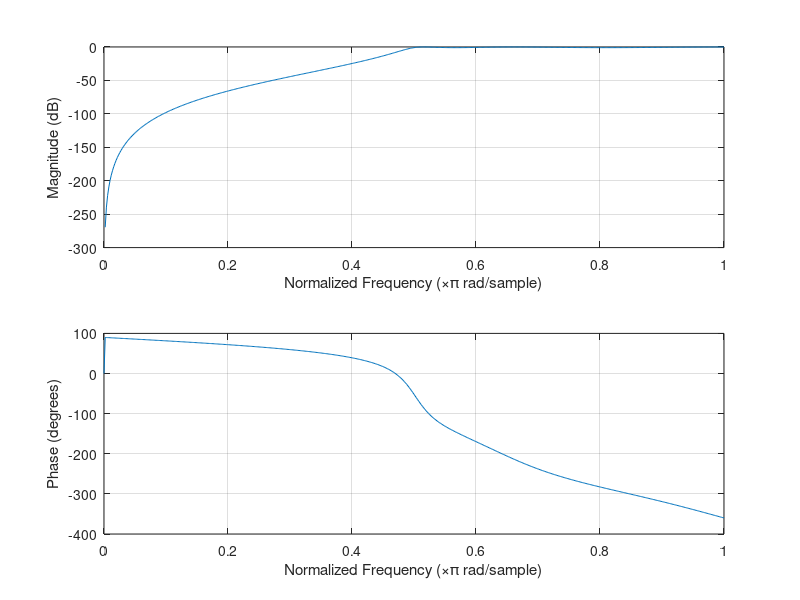
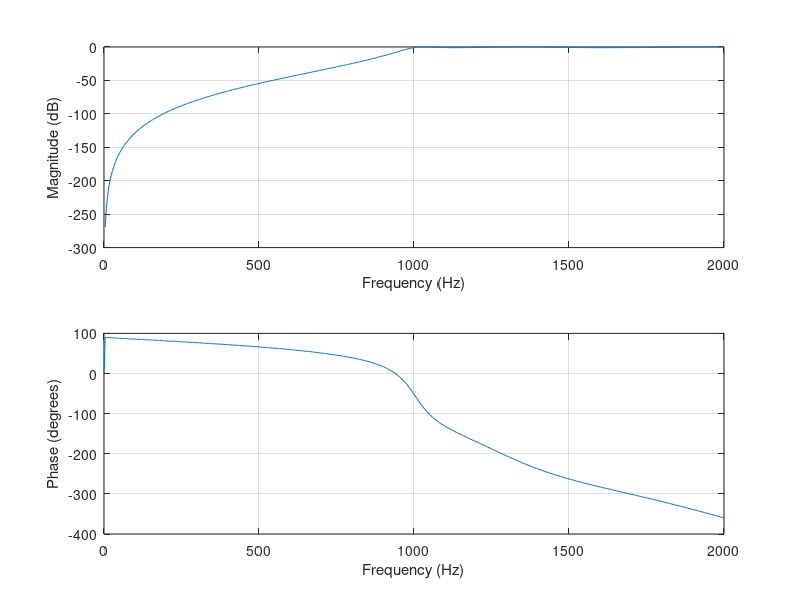
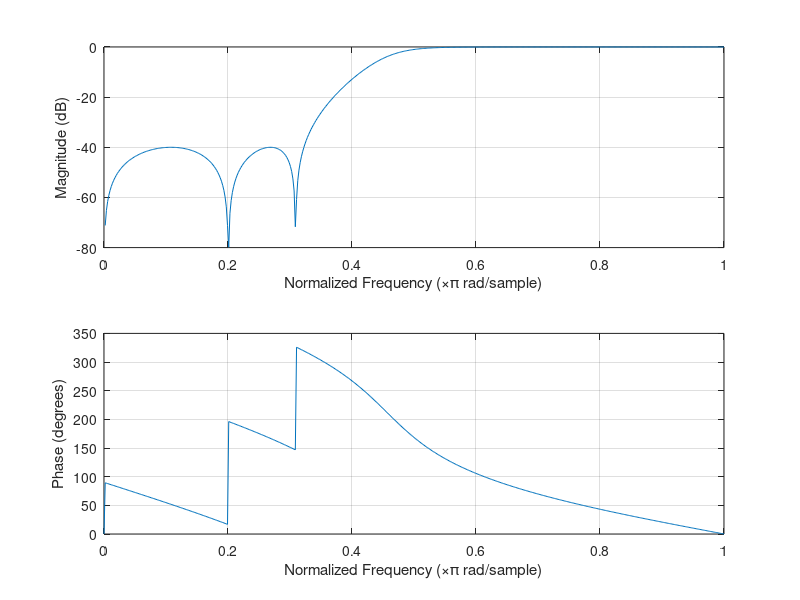
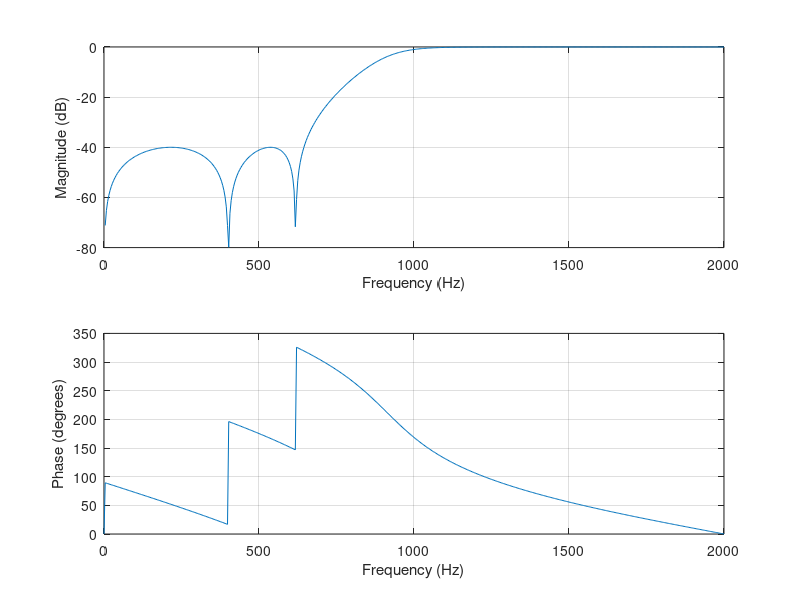

MATLAB code to generate these figures, in order: (Note: this script raises an error after producing the figures.)
%IIR filters, chebyshev filter, probably
%it will be highpass because Fs is lower freq
%than the Fp (which is higher one), so that as freq
%decreases, then at that point it will stop frequencies 

%exercise 3
%works with real matlab


Fp = 1000; %pass freq edge
Fs = 600; %stop freq edge
ap=1; %alphapass ripple
as=40; %alphastop ripple
Ft=4000; %samplerate
Fnyq=Ft/2; %nyqist freq

fpass = Fp / Fnyq; %according to matlab help cheby1ord 
%we simply calculate 
% edgefreqs / nyquist
fstop = Fs / Fnyq;

[n, wp] = cheb1ord(fpass, fstop, ap, as);  %it will be highpass because of fpass and fstop
[b,a]= cheby1(n,ap,wp,'high'); %gets the coefficients for cheby highpass

figure(1) %plots cheby1 filter
freqz(b,a) %plot frequencyresponse

figure(2) %plots cheby1 filter
freqz(b,a,512,Ft) %plots cheby1 with magnitude and herz
%in my opinion cheby1 higphass is not that bad of a filter
% considering the decibel scale, we see from figure(2)
% such that there is transition band from 1khz to 800hz
% and at 800hz the weakening of the signal is at -25dB level which is less
% than 1% of original 


%cheby2 filter, it is highpass also probably
[n0, ws0] = cheb2ord(fpass, fstop, ap, as); %gets cheby2filter
[b0, a0] = cheby2(n0, as, ws0, 'high');

figure(3)
freqz(b0,a0)

figure(4)
freqz(b0,a0,512,Ft) 
%comments about cheby2 filter
% it looks like at 600hz there is stopband edge and below that
% there is about  weakening of 40dB, so that signal is quite weak with 
% value of 0.1 promille for power ratio
% it looks like cheby2 is the better filter than cheby1

[z0,p0,k0] = cheby2(n0, as, ws0, 'high');
[sos0]= zp2sos(z0, p0, k0);

figure(5)
freqz(sos0)

fvtool(sos0)
%comments about cheby2 filter
% it looks like this time the z,p,k- style of plotting the sos looks
% identical to the a and b coefficients style (which to my mind should be expected)
% this is seen with strong correspondence between 
% (figure3 and figure4) and
% (figure5 and figure6)
% otherwise, there is about  weakening of 40dB at 600hz and below, so that signal is quite weak with 
% value of 0.1 promille for power ratio, and 1 percent for amplitude ratio
% compared to original signal
% it looks like cheby2 is the better filter than cheby1



